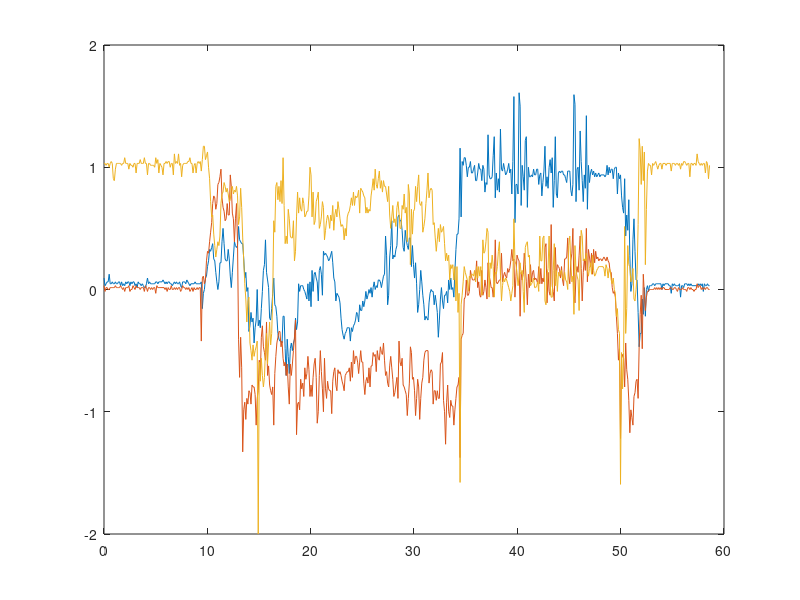
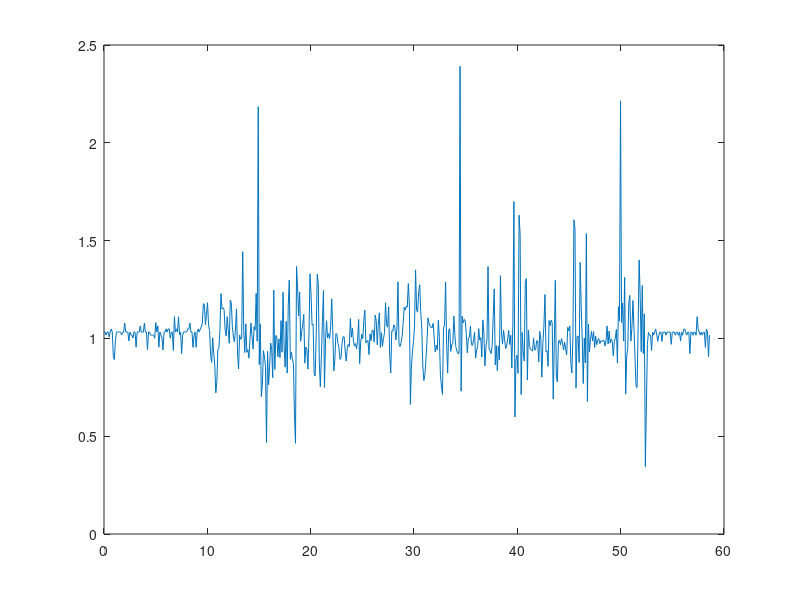

These figures' MATLAB source, in order:
A = importdata('output_01_03_2022_14_35_09.txt');
X = A.data(:,1);
Y = A.data(:,2);
Z = A.data(:,3);

time = linspace(0,length(X)*0.1,length(X));

figure
plot(time,X,time,Y,time,Z)

sum = sqrt(X.^2+Y.^2+Z.^2);

figure
plot(time,sum)